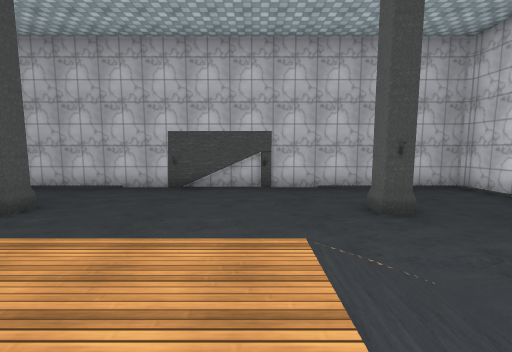
View 1 (above)

12 first-person views from a walk through a scene from a Unity 3-D project. The camera is 1.4 m above the floor, tilts 6° down and sees 90° across. The floor is counted in squares, 2 m on a side. Each view is taken from the middle of a square. On the plan, view 1 faces up. The plan holds only what a view shows up to about 9 squares ahead; the rest is blank. The place goes on beyond the plan. Some surface patterns are stand-ins.

View 2
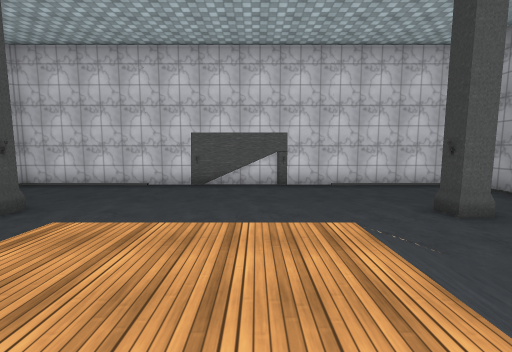

View 3
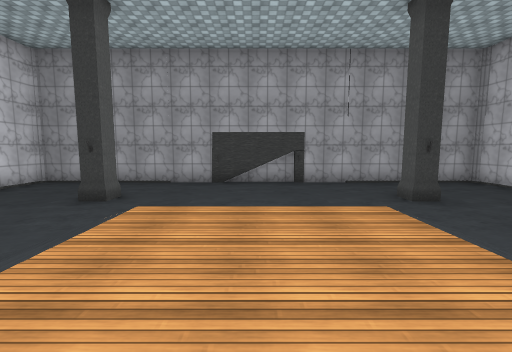

View 4
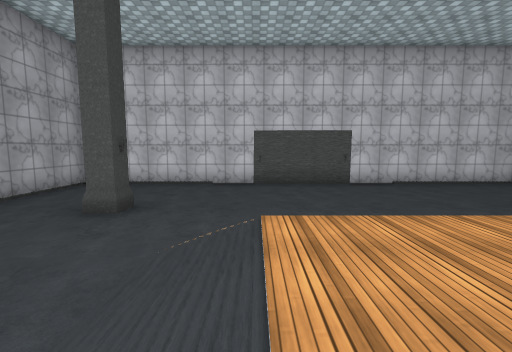

View 5
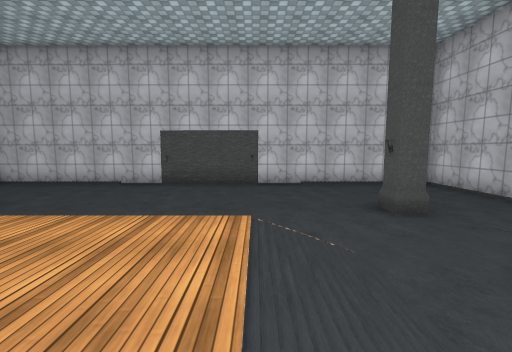

View 6
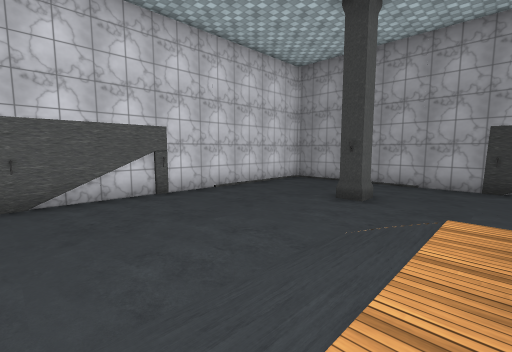

View 7
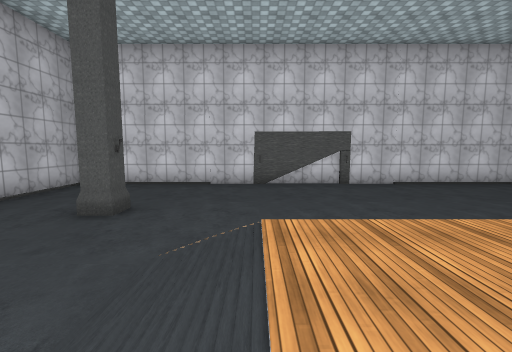

View 8
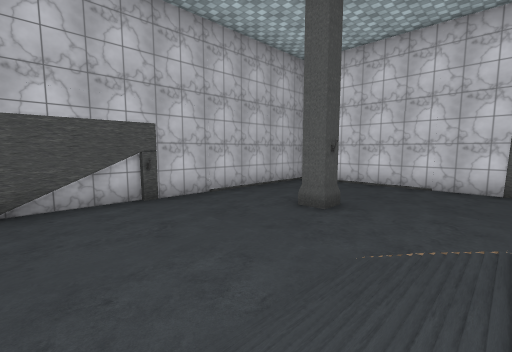

View 9
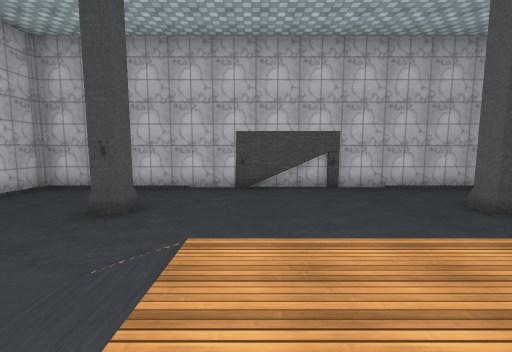

View 10
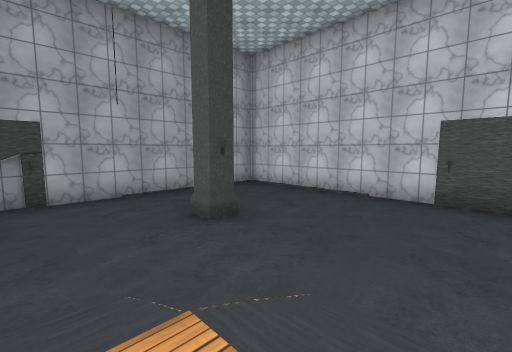

View 11
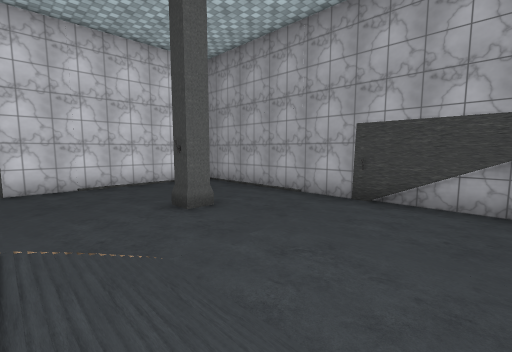

View 12
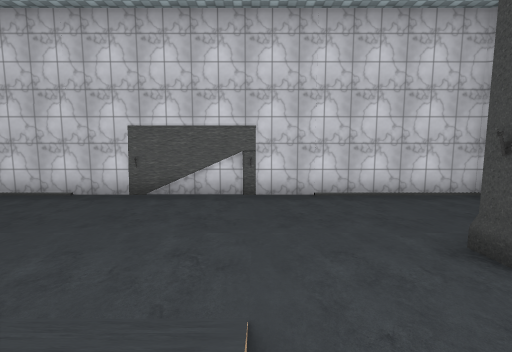

### Floor plan
Key: @ floor where view 1 was taken; # wall or solid block; . main floor; : floor 1 m higher than the main floor; / step, stairs or slope; = window, fence, low wall or low ledge.
Columns run from 9 left of view 1 to 7 right of it. Each row starts with its distance up from view 1.
  8 #################
  7 #...............#
  6 #...............#
  5 #...#.......#...#
  4 #...............#
  3 #......///......#
  2 #.....=///=.....#
  1 #...../:::/.....#
  0 #...../::@/.....#
 -1 #.....=////.....#
 -2 #......///......#
 -3 #...............#
 -4 #...#.......#...#
 -5 #...............#
 -6 #...............#
 -7 #################

Positions as (right, up) in squares from view 1, and headings:
1: (0, 0), facing up
2: (-2, 0), facing right
3: (-1, 2), facing down
4: (0, -1), facing left
5: (0, 2), facing left
6: (0, 2), facing down-right
7: (-2, 2), facing right
8: (-2, 2), facing up-right
9: (-2, 0), facing up
10: (-2, 0), facing down-left
11: (-2, -1), facing down-right
12: (0, -1), facing right
